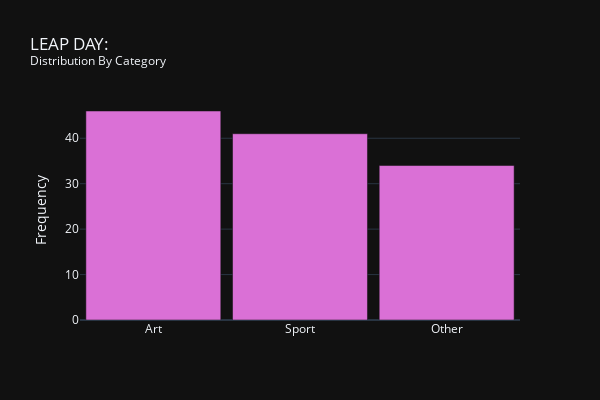

Notebook source saved alongside this figure:
### Code cell
fig = px.bar(x=bycat2['cat2'], y=bycat2['count'],  template= "plotly_dark",
             title="LEAP DAY: <br><sup>Distribution By Category</sup>",
             labels = {
                 'x':"", 
              'y':'Frequency'})
fig.update_traces(marker_color='orchid')
fig.update_layout(width=600, height=400, bargap=0.08)
fig.show()

### Figure 1 — Plotly figure (JSON) as saved in the notebook; plotly's stock layout.template omitted (floating-point values rounded to 4 significant figures)
{"data": [{"alignmentgroup": "True", "hovertemplate": "=%{x}<br>Frequency=%{y}<extra></extra>", "legendgroup": "", "marker": {"color": "orchid", "pattern": {"shape": ""}}, "name": "", "offsetgroup": "", "orientation": "v", "showlegend": false, "textposition": "auto", "type": "bar", "x": ["Art", "Sport", "Other"], "xaxis": "x", "y": [46, 41, 34], "yaxis": "y"}], "layout": {"bargap": 0.08, "barmode": "relative", "height": 400, "legend": {"tracegroupgap": 0}, "title": {"text": "LEAP DAY: <br><sup>Distribution By Category</sup>"}, "width": 600, "xaxis": {"anchor": "y", "domain": [0, 1], "title": {"text": ""}}, "yaxis": {"anchor": "x", "domain": [0, 1], "title": {"text": "Frequency"}}}}
